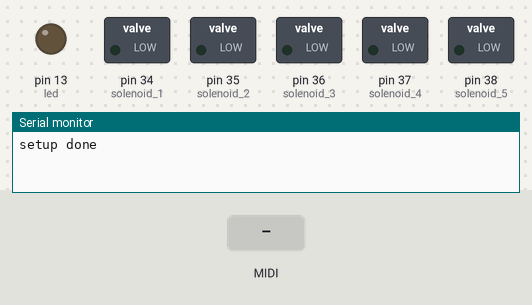
The sketch below on a simulated Arduino Mega 2560, built with avr-gcc and run on an emulated ATmega2560. On the bench: switched loads named in the sketch (green lamp = pin HIGH), output pins drawn as LEDs (lit = HIGH), the last lines printed to the serial monitor. The test bench sets the inputs (shaded band). MIDI output is not drawn.

Above: at 1.2 s.
1.3 s: MIDI note 36 received
At 1.45 s:
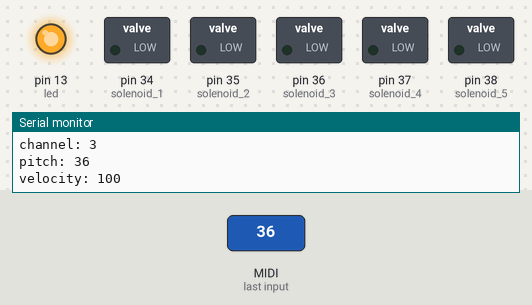
Timing chart, 0 to 4.3 s (numbered marks = the images above; inputs shaded):
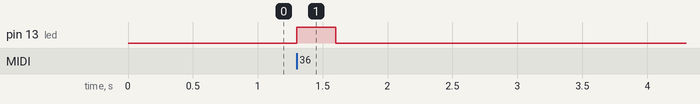

The sketch:

solenoid_test_teensy.ino
```cpp
#include <MIDI.h>

MIDI_CREATE_DEFAULT_INSTANCE();

int led = 13;

int solenoid_1 = 34;
int solenoid_2 = 35;
int solenoid_3 = 36;
int solenoid_4 = 37;
int solenoid_5 = 38;

void handleNoteOn(byte channel, byte pitch, byte velocity)
{
    // Do whatever you want when a note is pressed.

    // Try to keep your callbacks short (no delays ect)
    // otherwise it would slow down the loop() and have a bad impact
    // on real-time performance.
    digitalWrite(led, HIGH);
    Serial.println("handleNoteOn");
    Serial.print("channel: ");
    Serial.println(channel);
    Serial.print("pitch: ");
    Serial.println(pitch);
    Serial.print("velocity: ");
    Serial.println(velocity);
}

void handleNoteOff(byte channel, byte pitch, byte velocity)
{
    // Do something when the note is released.
    // Note that NoteOn messages with 0 velocity are interpreted as NoteOffs.
    digitalWrite(led, LOW);
    Serial.println("handleNoteOff");
    Serial.print("channel: ");
    Serial.println(channel);
    Serial.print("pitch: ");
    Serial.println(pitch);
    Serial.print("velocity: ");
    Serial.println(velocity);
}

// the setup routine runs once when you press reset:
void setup() {
    // initialize the digital pin as an output.
    pinMode(led, OUTPUT);
    pinMode(solenoid_1, OUTPUT);
    digitalWrite(solenoid_1, LOW);    // turn the LED off by making the voltage LOW

    pinMode(solenoid_2, OUTPUT);
    digitalWrite(solenoid_2, LOW);    // turn the LED off by making the voltage LOW

    pinMode(solenoid_3, OUTPUT);
    digitalWrite(solenoid_3, LOW);    // turn the LED off by making the voltage LOW

    pinMode(solenoid_4, OUTPUT);
    digitalWrite(solenoid_4, LOW);    // turn the LED off by making the voltage LOW

    pinMode(solenoid_5, OUTPUT);
    digitalWrite(solenoid_5, LOW);    // turn the LED off by making the voltage LOW

    Serial.begin(19200);

    Serial.println("setup done");

    // Connect the handleNoteOn function to the library,
    // so it is called upon reception of a NoteOn.
    MIDI.setHandleNoteOn(handleNoteOn);  // Put only the name of the function

    // Do the same for NoteOffs
    MIDI.setHandleNoteOff(handleNoteOff);

    // Initiate MIDI communications, listen to all channels
    MIDI.begin(3);
}


// the loop routine runs over and over again forever:
void loop() {
    MIDI.read();

    /*
    digitalWrite(led, HIGH);   // turn the LED on (HIGH is the voltage level)
    digitalWrite(solenoid_1, HIGH);   // turn the LED on (HIGH is the voltage level)
    delay(20);               // wait for a second
    digitalWrite(solenoid_1, LOW);    // turn the LED off by making the voltage LOW
    digitalWrite(led, LOW);    // turn the LED off by making the voltage LOW
    delay(400);               // wait for a second

    digitalWrite(led, HIGH);   // turn the LED on (HIGH is the voltage level)
    digitalWrite(solenoid_2, HIGH);   // turn the LED on (HIGH is the voltage level)
    delay(20);               // wait for a second
    digitalWrite(solenoid_2, LOW);    // turn the LED off by making the voltage LOW
    digitalWrite(led, LOW);    // turn the LED off by making the voltage LOW
    delay(400);               // wait for a second

    digitalWrite(led, HIGH);   // turn the LED on (HIGH is the voltage level)
    digitalWrite(solenoid_3, HIGH);   // turn the LED on (HIGH is the voltage level)
    delay(20);               // wait for a second
    digitalWrite(solenoid_3, LOW);    // turn the LED off by making the voltage LOW
    digitalWrite(led, LOW);    // turn the LED off by making the voltage LOW
    delay(400);               // wait for a second

    digitalWrite(led, HIGH);   // turn the LED on (HIGH is the voltage level)
    digitalWrite(solenoid_4, HIGH);   // turn the LED on (HIGH is the voltage level)
    delay(20);               // wait for a second
    digitalWrite(solenoid_4, LOW);    // turn the LED off by making the voltage LOW
    digitalWrite(led, LOW);    // turn the LED off by making the voltage LOW
    delay(400);               // wait for a second

    digitalWrite(led, HIGH);   // turn the LED on (HIGH is the voltage level)
    digitalWrite(solenoid_5, HIGH);   // turn the LED on (HIGH is the voltage level)
    delay(20);               // wait for a second
    digitalWrite(solenoid_5, LOW);    // turn the LED off by making the voltage LOW
    digitalWrite(led, LOW);    // turn the LED off by making the voltage LOW
    delay(400);               // wait for a second
    */
}
```

Measured:
- after the input at 1.3 s, pin 13 (led): LOW → HIGH at once, → LOW 0.30 s later
